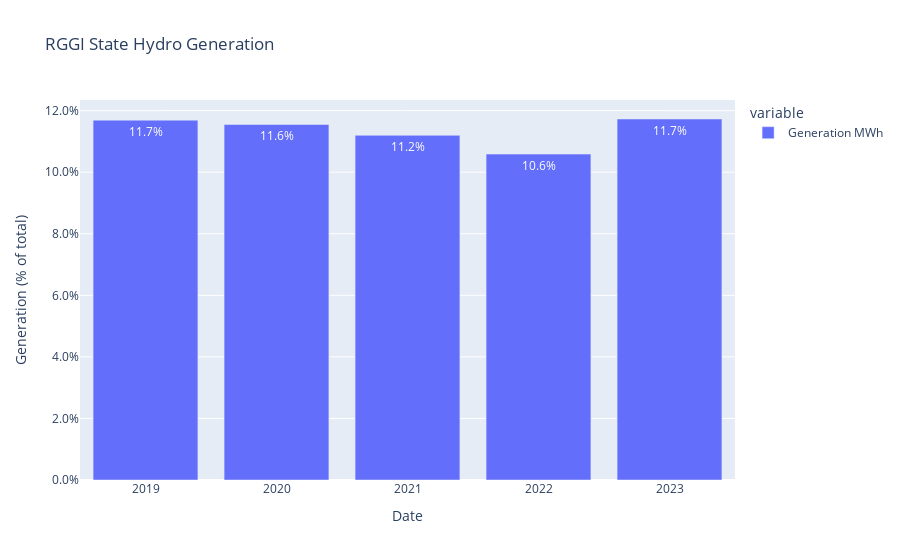

Write notebook code for a chart like this one.
### Code cell
fig = px.bar((RGGI_annual_hydro/all_rggi_gen),labels={'value':'Generation (% of total)'},text_auto=True,title='RGGI State Hydro Generation',width=900)
fig.update_layout(yaxis_tickformat='0.1%')

### Figure 1 — Plotly figure (JSON) as saved in the notebook; plotly's stock layout.template omitted (floating-point values rounded to 4 significant figures)
{"data": [{"alignmentgroup": "True", "hovertemplate": "variable=Generation MWh<br>Date=%{x}<br>Generation (% of total)=%{y}<extra></extra>", "legendgroup": "Generation MWh", "marker": {"color": "#636efa", "pattern": {"shape": ""}}, "name": "Generation MWh", "offsetgroup": "Generation MWh", "orientation": "v", "showlegend": true, "textposition": "auto", "texttemplate": "%{y}", "type": "bar", "x": [2019, 2020, 2021, 2022, 2023], "xaxis": "x", "y": [0.1169, 0.1155, 0.112, 0.1059, 0.1173], "yaxis": "y"}], "layout": {"barmode": "relative", "legend": {"title": {"text": "variable"}, "tracegroupgap": 0}, "title": {"text": "RGGI State Hydro Generation"}, "width": 900, "xaxis": {"anchor": "y", "domain": [0, 1], "title": {"text": "Date"}}, "yaxis": {"anchor": "x", "domain": [0, 1], "tickformat": "0.1%", "title": {"text": "Generation (% of total)"}}}}
